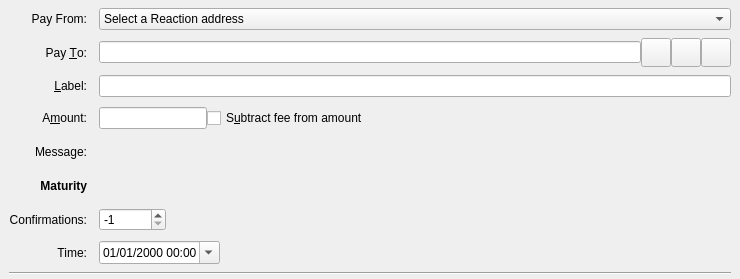
<?xml version="1.0" encoding="UTF-8"?>
<ui version="4.0">
 <class>SendFuturesEntry</class>
 <widget class="QStackedWidget" name="SendFuturesEntry">
  <property name="geometry">
   <rect>
    <x>0</x>
    <y>0</y>
    <width>740</width>
    <height>279</height>
   </rect>
  </property>
  <property name="focusPolicy">
   <enum>Qt::TabFocus</enum>
  </property>
  <property name="autoFillBackground">
   <bool>false</bool>
  </property>
  <widget class="QFrame" name="SendFutures">
   <property name="toolTip">
    <string>This is a future payment.</string>
   </property>
   <property name="frameShape">
    <enum>QFrame::NoFrame</enum>
   </property>
   <layout class="QGridLayout" name="gridLayout">
    <property name="topMargin">
     <number>8</number>
    </property>
    <property name="bottomMargin">
     <number>4</number>
    </property>
    <property name="horizontalSpacing">
     <number>12</number>
    </property>
    <property name="verticalSpacing">
     <number>8</number>
    </property>
    <item row="5" column="0">
     <widget class="QLabel" name="messageLabel">
      <property name="text">
       <string>Message:</string>
      </property>
      <property name="alignment">
       <set>Qt::AlignRight|Qt::AlignTrailing|Qt::AlignVCenter</set>
      </property>
     </widget>
    </item>
    <item row="0" column="0">
     <widget class="QLabel" name="payFromLabel">
      <property name="text">
       <string>Pay From:</string>
      </property>
      <property name="alignment">
       <set>Qt::AlignRight|Qt::AlignTrailing|Qt::AlignVCenter</set>
      </property>
     </widget>
    </item>
    <item row="3" column="1">
     <widget class="QLineEdit" name="addAsLabel">
      <property name="toolTip">
       <string>Enter a label for this address to add it to the list of used addresses</string>
      </property>
     </widget>
    </item>
    <item row="2" column="1">
     <layout class="QHBoxLayout" name="payToLayout">
      <property name="spacing">
       <number>0</number>
      </property>
      <item>
       <widget class="QValidatedLineEdit" name="payTo">
        <property name="toolTip">
         <string>The Reaction address to send the future payment to</string>
        </property>
       </widget>
      </item>
      <item>
       <widget class="QToolButton" name="addressBookButton">
        <property name="toolTip">
         <string>Choose previously used address</string>
        </property>
        <property name="text">
         <string/>
        </property>
        <property name="iconSize">
         <size>
          <width>22</width>
          <height>22</height>
         </size>
        </property>
        <property name="shortcut">
         <string>Alt+A</string>
        </property>
       </widget>
      </item>
      <item>
       <widget class="QToolButton" name="pasteButton">
        <property name="toolTip">
         <string>Paste address from clipboard</string>
        </property>
        <property name="text">
         <string/>
        </property>
        <property name="iconSize">
         <size>
          <width>22</width>
          <height>22</height>
         </size>
        </property>
        <property name="shortcut">
         <string>Alt+P</string>
        </property>
       </widget>
      </item>
      <item>
       <widget class="QToolButton" name="deleteButton">
        <property name="toolTip">
         <string>Remove this entry</string>
        </property>
        <property name="text">
         <string/>
        </property>
        <property name="iconSize">
         <size>
          <width>22</width>
          <height>22</height>
         </size>
        </property>
       </widget>
      </item>
     </layout>
    </item>
    <item row="2" column="0">
     <widget class="QLabel" name="payToLabel">
      <property name="text">
       <string>Pay &amp;To:</string>
      </property>
      <property name="alignment">
       <set>Qt::AlignRight|Qt::AlignTrailing|Qt::AlignVCenter</set>
      </property>
      <property name="buddy">
       <cstring>payTo</cstring>
      </property>
     </widget>
    </item>
    <item row="0" column="1">
     <layout class="QHBoxLayout" name="futuresControlLayout">
      <item>
       <widget class="QComboBox" name="payFrom">
        <property name="sizePolicy">
         <sizepolicy hsizetype="Expanding" vsizetype="Fixed">
          <horstretch>0</horstretch>
          <verstretch>0</verstretch>
         </sizepolicy>
        </property>
        <property name="toolTip">
         <string>The Reaction address to fund the future transaction</string>
        </property>
        <property name="currentText">
         <string>Select a Reaction address</string>
        </property>
        <property name="currentIndex">
         <number>0</number>
        </property>
        <item>
         <property name="text">
          <string>Select a Reaction address</string>
         </property>
        </item>
       </widget>
      </item>
     </layout>
    </item>
    <item row="8" column="1">
     <layout class="QHBoxLayout" name="horizontalLayout">
      <item>
       <widget class="QSpinBox" name="ftxMaturity">
        <property name="sizePolicy">
         <sizepolicy hsizetype="Maximum" vsizetype="Maximum">
          <horstretch>0</horstretch>
          <verstretch>0</verstretch>
         </sizepolicy>
        </property>
        <property name="toolTip">
         <string>Mature at number confirmations</string>
        </property>
        <property name="minimum">
         <number>-1</number>
        </property>
        <property name="maximum">
         <number>999999999</number>
        </property>
        <property name="value">
         <number>-1</number>
        </property>
       </widget>
      </item>
      <item>
       <spacer name="horizontalSpacer">
        <property name="orientation">
         <enum>Qt::Horizontal</enum>
        </property>
        <property name="sizeHint" stdset="0">
         <size>
          <width>40</width>
          <height>20</height>
         </size>
        </property>
       </spacer>
      </item>
      <item>
       <widget class="QLineEdit" name="ftxLockTimeField">
        <property name="sizePolicy">
         <sizepolicy hsizetype="Ignored" vsizetype="Ignored">
          <horstretch>0</horstretch>
          <verstretch>0</verstretch>
         </sizepolicy>
        </property>
       </widget>
      </item>
     </layout>
    </item>
    <item row="8" column="0">
     <widget class="QLabel" name="ftxMaturityLabel">
      <property name="sizePolicy">
       <sizepolicy hsizetype="Preferred" vsizetype="Preferred">
        <horstretch>0</horstretch>
        <verstretch>0</verstretch>
       </sizepolicy>
      </property>
      <property name="text">
       <string>Confirmations:</string>
      </property>
      <property name="alignment">
       <set>Qt::AlignRight|Qt::AlignTrailing|Qt::AlignVCenter</set>
      </property>
      <property name="margin">
       <number>0</number>
      </property>
     </widget>
    </item>
    <item row="11" column="0" colspan="2">
     <widget class="Line" name="line">
      <property name="orientation">
       <enum>Qt::Horizontal</enum>
      </property>
     </widget>
    </item>
    <item row="4" column="0">
     <widget class="QLabel" name="amountLabel">
      <property name="text">
       <string>A&amp;mount:</string>
      </property>
      <property name="alignment">
       <set>Qt::AlignRight|Qt::AlignTrailing|Qt::AlignVCenter</set>
      </property>
      <property name="buddy">
       <cstring>payAmount</cstring>
      </property>
     </widget>
    </item>
    <item row="7" column="0">
     <widget class="QLabel" name="maturityLabel">
      <property name="font">
       <font>
        <weight>75</weight>
        <bold>true</bold>
       </font>
      </property>
      <property name="text">
       <string>Maturity</string>
      </property>
      <property name="alignment">
       <set>Qt::AlignRight|Qt::AlignTrailing|Qt::AlignVCenter</set>
      </property>
     </widget>
    </item>
    <item row="3" column="0">
     <widget class="QLabel" name="labellLabel">
      <property name="text">
       <string>&amp;Label:</string>
      </property>
      <property name="alignment">
       <set>Qt::AlignRight|Qt::AlignTrailing|Qt::AlignVCenter</set>
      </property>
      <property name="buddy">
       <cstring>addAsLabel</cstring>
      </property>
     </widget>
    </item>
    <item row="5" column="1">
     <widget class="QLabel" name="messageTextLabel">
      <property name="toolTip">
       <string>A message that was attached to the reaction: URI which will be stored with the transaction for your reference. Note: This message will not be sent over the Reaction network.</string>
      </property>
      <property name="textFormat">
       <enum>Qt::PlainText</enum>
      </property>
     </widget>
    </item>
    <item row="9" column="1">
     <widget class="QDateTimeEdit" name="ftxLockTime">
      <property name="sizePolicy">
       <sizepolicy hsizetype="Maximum" vsizetype="Maximum">
        <horstretch>0</horstretch>
        <verstretch>0</verstretch>
       </sizepolicy>
      </property>
      <property name="toolTip">
       <string>Mature at date/time.</string>
      </property>
      <property name="currentSection">
       <enum>QDateTimeEdit::MonthSection</enum>
      </property>
      <property name="displayFormat">
       <string>MM/dd/yyyy hh:mm</string>
      </property>
      <property name="calendarPopup">
       <bool>true</bool>
      </property>
     </widget>
    </item>
    <item row="9" column="0">
     <widget class="QLabel" name="ftxLockTimeLabel">
      <property name="sizePolicy">
       <sizepolicy hsizetype="Preferred" vsizetype="Preferred">
        <horstretch>0</horstretch>
        <verstretch>0</verstretch>
       </sizepolicy>
      </property>
      <property name="text">
       <string>Time:</string>
      </property>
      <property name="alignment">
       <set>Qt::AlignRight|Qt::AlignTrailing|Qt::AlignVCenter</set>
      </property>
      <property name="margin">
       <number>0</number>
      </property>
      <property name="indent">
       <number>-1</number>
      </property>
     </widget>
    </item>
    <item row="4" column="1">
     <layout class="QHBoxLayout" name="horizontalLayoutAmount" stretch="0,1">
      <item>
       <widget class="BitcoinAmountField" name="payAmount"/>
      </item>
      <item>
       <widget class="QCheckBox" name="checkboxSubtractFeeFromAmount">
        <property name="sizePolicy">
         <sizepolicy hsizetype="Ignored" vsizetype="Ignored">
          <horstretch>0</horstretch>
          <verstretch>0</verstretch>
         </sizepolicy>
        </property>
        <property name="toolTip">
         <string>The fee will be deducted from the amount being sent. The recipient will receive a lower amount of Reaction than you enter in the amount field. If multiple recipients are selected, the fee is split equally.</string>
        </property>
        <property name="text">
         <string>S&amp;ubtract fee from amount</string>
        </property>
       </widget>
      </item>
     </layout>
    </item>
   </layout>
  </widget>
  <widget class="QFrame" name="SendCoins_UnauthenticatedPaymentRequest">
   <property name="palette">
    <palette>
     <active>
      <colorrole role="WindowText">
       <brush brushstyle="SolidPattern">
        <color alpha="255">
         <red>0</red>
         <green>0</green>
         <blue>0</blue>
        </color>
       </brush>
      </colorrole>
      <colorrole role="Button">
       <brush brushstyle="SolidPattern">
        <color alpha="255">
         <red>255</red>
         <green>255</green>
         <blue>127</blue>
        </color>
       </brush>
      </colorrole>
      <colorrole role="Light">
       <brush brushstyle="SolidPattern">
        <color alpha="255">
         <red>255</red>
         <green>255</green>
         <blue>255</blue>
        </color>
       </brush>
      </colorrole>
      <colorrole role="Midlight">
       <brush brushstyle="SolidPattern">
        <color alpha="255">
         <red>255</red>
         <green>255</green>
         <blue>191</blue>
        </color>
       </brush>
      </colorrole>
      <colorrole role="Dark">
       <brush brushstyle="SolidPattern">
        <color alpha="255">
         <red>127</red>
         <green>127</green>
         <blue>63</blue>
        </color>
       </brush>
      </colorrole>
      <colorrole role="Mid">
       <brush brushstyle="SolidPattern">
        <color alpha="255">
         <red>170</red>
         <green>170</green>
         <blue>84</blue>
        </color>
       </brush>
      </colorrole>
      <colorrole role="Text">
       <brush brushstyle="SolidPattern">
        <color alpha="255">
         <red>0</red>
         <green>0</green>
         <blue>0</blue>
        </color>
       </brush>
      </colorrole>
      <colorrole role="BrightText">
       <brush brushstyle="SolidPattern">
        <color alpha="255">
         <red>255</red>
         <green>255</green>
         <blue>255</blue>
        </color>
       </brush>
      </colorrole>
      <colorrole role="ButtonText">
       <brush brushstyle="SolidPattern">
        <color alpha="255">
         <red>0</red>
         <green>0</green>
         <blue>0</blue>
        </color>
       </brush>
      </colorrole>
      <colorrole role="Base">
       <brush brushstyle="SolidPattern">
        <color alpha="255">
         <red>255</red>
         <green>255</green>
         <blue>255</blue>
        </color>
       </brush>
      </colorrole>
      <colorrole role="Window">
       <brush brushstyle="SolidPattern">
        <color alpha="255">
         <red>255</red>
         <green>255</green>
         <blue>127</blue>
        </color>
       </brush>
      </colorrole>
      <colorrole role="Shadow">
       <brush brushstyle="SolidPattern">
        <color alpha="255">
         <red>0</red>
         <green>0</green>
         <blue>0</blue>
        </color>
       </brush>
      </colorrole>
      <colorrole role="AlternateBase">
       <brush brushstyle="SolidPattern">
        <color alpha="255">
         <red>255</red>
         <green>255</green>
         <blue>191</blue>
        </color>
       </brush>
      </colorrole>
      <colorrole role="ToolTipBase">
       <brush brushstyle="SolidPattern">
        <color alpha="255">
         <red>255</red>
         <green>255</green>
         <blue>220</blue>
        </color>
       </brush>
      </colorrole>
      <colorrole role="ToolTipText">
       <brush brushstyle="SolidPattern">
        <color alpha="255">
         <red>0</red>
         <green>0</green>
         <blue>0</blue>
        </color>
       </brush>
      </colorrole>
     </active>
     <inactive>
      <colorrole role="WindowText">
       <brush brushstyle="SolidPattern">
        <color alpha="255">
         <red>0</red>
         <green>0</green>
         <blue>0</blue>
        </color>
       </brush>
      </colorrole>
      <colorrole role="Button">
       <brush brushstyle="SolidPattern">
        <color alpha="255">
         <red>255</red>
         <green>255</green>
         <blue>127</blue>
        </color>
       </brush>
      </colorrole>
      <colorrole role="Light">
       <brush brushstyle="SolidPattern">
        <color alpha="255">
         <red>255</red>
         <green>255</green>
         <blue>255</blue>
        </color>
       </brush>
      </colorrole>
      <colorrole role="Midlight">
       <brush brushstyle="SolidPattern">
        <color alpha="255">
         <red>255</red>
         <green>255</green>
         <blue>191</blue>
        </color>
       </brush>
      </colorrole>
      <colorrole role="Dark">
       <brush brushstyle="SolidPattern">
        <color alpha="255">
         <red>127</red>
         <green>127</green>
         <blue>63</blue>
        </color>
       </brush>
      </colorrole>
      <colorrole role="Mid">
       <brush brushstyle="SolidPattern">
        <color alpha="255">
         <red>170</red>
         <green>170</green>
         <blue>84</blue>
        </color>
       </brush>
      </colorrole>
      <colorrole role="Text">
       <brush brushstyle="SolidPattern">
        <color alpha="255">
         <red>0</red>
         <green>0</green>
         <blue>0</blue>
        </color>
       </brush>
      </colorrole>
      <colorrole role="BrightText">
       <brush brushstyle="SolidPattern">
        <color alpha="255">
         <red>255</red>
         <green>255</green>
         <blue>255</blue>
        </color>
       </brush>
      </colorrole>
      <colorrole role="ButtonText">
       <brush brushstyle="SolidPattern">
        <color alpha="255">
         <red>0</red>
         <green>0</green>
         <blue>0</blue>
        </color>
       </brush>
      </colorrole>
      <colorrole role="Base">
       <brush brushstyle="SolidPattern">
        <color alpha="255">
         <red>255</red>
         <green>255</green>
         <blue>255</blue>
        </color>
       </brush>
      </colorrole>
      <colorrole role="Window">
       <brush brushstyle="SolidPattern">
        <color alpha="255">
         <red>255</red>
         <green>255</green>
         <blue>127</blue>
        </color>
       </brush>
      </colorrole>
      <colorrole role="Shadow">
       <brush brushstyle="SolidPattern">
        <color alpha="255">
         <red>0</red>
         <green>0</green>
         <blue>0</blue>
        </color>
       </brush>
      </colorrole>
      <colorrole role="AlternateBase">
       <brush brushstyle="SolidPattern">
        <color alpha="255">
         <red>255</red>
         <green>255</green>
         <blue>191</blue>
        </color>
       </brush>
      </colorrole>
      <colorrole role="ToolTipBase">
       <brush brushstyle="SolidPattern">
        <color alpha="255">
         <red>255</red>
         <green>255</green>
         <blue>220</blue>
        </color>
       </brush>
      </colorrole>
      <colorrole role="ToolTipText">
       <brush brushstyle="SolidPattern">
        <color alpha="255">
         <red>0</red>
         <green>0</green>
         <blue>0</blue>
        </color>
       </brush>
      </colorrole>
     </inactive>
     <disabled>
      <colorrole role="WindowText">
       <brush brushstyle="SolidPattern">
        <color alpha="255">
         <red>127</red>
         <green>127</green>
         <blue>63</blue>
        </color>
       </brush>
      </colorrole>
      <colorrole role="Button">
       <brush brushstyle="SolidPattern">
        <color alpha="255">
         <red>255</red>
         <green>255</green>
         <blue>127</blue>
        </color>
       </brush>
      </colorrole>
      <colorrole role="Light">
       <brush brushstyle="SolidPattern">
        <color alpha="255">
         <red>255</red>
         <green>255</green>
         <blue>255</blue>
        </color>
       </brush>
      </colorrole>
      <colorrole role="Midlight">
       <brush brushstyle="SolidPattern">
        <color alpha="255">
         <red>255</red>
         <green>255</green>
         <blue>191</blue>
        </color>
       </brush>
      </colorrole>
      <colorrole role="Dark">
       <brush brushstyle="SolidPattern">
        <color alpha="255">
         <red>127</red>
         <green>127</green>
         <blue>63</blue>
        </color>
       </brush>
      </colorrole>
      <colorrole role="Mid">
       <brush brushstyle="SolidPattern">
        <color alpha="255">
         <red>170</red>
         <green>170</green>
         <blue>84</blue>
        </color>
       </brush>
      </colorrole>
      <colorrole role="Text">
       <brush brushstyle="SolidPattern">
        <color alpha="255">
         <red>127</red>
         <green>127</green>
         <blue>63</blue>
        </color>
       </brush>
      </colorrole>
      <colorrole role="BrightText">
       <brush brushstyle="SolidPattern">
        <color alpha="255">
         <red>255</red>
         <green>255</green>
         <blue>255</blue>
        </color>
       </brush>
      </colorrole>
      <colorrole role="ButtonText">
       <brush brushstyle="SolidPattern">
        <color alpha="255">
         <red>127</red>
         <green>127</green>
         <blue>63</blue>
        </color>
       </brush>
      </colorrole>
      <colorrole role="Base">
       <brush brushstyle="SolidPattern">
        <color alpha="255">
         <red>255</red>
         <green>255</green>
         <blue>127</blue>
        </color>
       </brush>
      </colorrole>
      <colorrole role="Window">
       <brush brushstyle="SolidPattern">
        <color alpha="255">
         <red>255</red>
         <green>255</green>
         <blue>127</blue>
        </color>
       </brush>
      </colorrole>
      <colorrole role="Shadow">
       <brush brushstyle="SolidPattern">
        <color alpha="255">
         <red>0</red>
         <green>0</green>
         <blue>0</blue>
        </color>
       </brush>
      </colorrole>
      <colorrole role="AlternateBase">
       <brush brushstyle="SolidPattern">
        <color alpha="255">
         <red>255</red>
         <green>255</green>
         <blue>127</blue>
        </color>
       </brush>
      </colorrole>
      <colorrole role="ToolTipBase">
       <brush brushstyle="SolidPattern">
        <color alpha="255">
         <red>255</red>
         <green>255</green>
         <blue>220</blue>
        </color>
       </brush>
      </colorrole>
      <colorrole role="ToolTipText">
       <brush brushstyle="SolidPattern">
        <color alpha="255">
         <red>0</red>
         <green>0</green>
         <blue>0</blue>
        </color>
       </brush>
      </colorrole>
     </disabled>
    </palette>
   </property>
   <property name="toolTip">
    <string>This is an unauthenticated payment request.</string>
   </property>
   <property name="autoFillBackground">
    <bool>true</bool>
   </property>
   <property name="frameShape">
    <enum>QFrame::NoFrame</enum>
   </property>
   <layout class="QGridLayout" name="gridLayout_is">
    <property name="spacing">
     <number>12</number>
    </property>
    <item row="0" column="0">
     <widget class="QLabel" name="payToLabel_is">
      <property name="text">
       <string>Pay To:</string>
      </property>
      <property name="alignment">
       <set>Qt::AlignRight|Qt::AlignTrailing|Qt::AlignVCenter</set>
      </property>
     </widget>
    </item>
    <item row="0" column="1">
     <layout class="QHBoxLayout" name="payToLayout_is">
      <property name="spacing">
       <number>0</number>
      </property>
      <item>
       <widget class="QLabel" name="payTo_is"/>
      </item>
      <item>
       <widget class="QToolButton" name="deleteButton_is">
        <property name="toolTip">
         <string>Remove this entry</string>
        </property>
        <property name="text">
         <string/>
        </property>
       </widget>
      </item>
     </layout>
    </item>
    <item row="1" column="0">
     <widget class="QLabel" name="memoLabel_is">
      <property name="text">
       <string>Memo:</string>
      </property>
      <property name="alignment">
       <set>Qt::AlignRight|Qt::AlignTrailing|Qt::AlignVCenter</set>
      </property>
     </widget>
    </item>
    <item row="1" column="1">
     <widget class="QLabel" name="memoTextLabel_is">
      <property name="textFormat">
       <enum>Qt::PlainText</enum>
      </property>
     </widget>
    </item>
    <item row="2" column="0">
     <widget class="QLabel" name="amountLabel_is">
      <property name="text">
       <string>A&amp;mount:</string>
      </property>
      <property name="alignment">
       <set>Qt::AlignRight|Qt::AlignTrailing|Qt::AlignVCenter</set>
      </property>
      <property name="buddy">
       <cstring>payAmount_is</cstring>
      </property>
     </widget>
    </item>
    <item row="2" column="1">
     <widget class="BitcoinAmountField" name="payAmount_is">
      <property name="acceptDrops">
       <bool>false</bool>
      </property>
     </widget>
    </item>
   </layout>
  </widget>
  <widget class="QFrame" name="SendCoins_AuthenticatedPaymentRequest">
   <property name="palette">
    <palette>
     <active>
      <colorrole role="WindowText">
       <brush brushstyle="SolidPattern">
        <color alpha="255">
         <red>0</red>
         <green>0</green>
         <blue>0</blue>
        </color>
       </brush>
      </colorrole>
      <colorrole role="Button">
       <brush brushstyle="SolidPattern">
        <color alpha="255">
         <red>140</red>
         <green>232</green>
         <blue>119</blue>
        </color>
       </brush>
      </colorrole>
      <colorrole role="Light">
       <brush brushstyle="SolidPattern">
        <color alpha="255">
         <red>230</red>
         <green>255</green>
         <blue>224</blue>
        </color>
       </brush>
      </colorrole>
      <colorrole role="Midlight">
       <brush brushstyle="SolidPattern">
        <color alpha="255">
         <red>185</red>
         <green>243</green>
         <blue>171</blue>
        </color>
       </brush>
      </colorrole>
      <colorrole role="Dark">
       <brush brushstyle="SolidPattern">
        <color alpha="255">
         <red>70</red>
         <green>116</green>
         <blue>59</blue>
        </color>
       </brush>
      </colorrole>
      <colorrole role="Mid">
       <brush brushstyle="SolidPattern">
        <color alpha="255">
         <red>93</red>
         <green>155</green>
         <blue>79</blue>
        </color>
       </brush>
      </colorrole>
      <colorrole role="Text">
       <brush brushstyle="SolidPattern">
        <color alpha="255">
         <red>0</red>
         <green>0</green>
         <blue>0</blue>
        </color>
       </brush>
      </colorrole>
      <colorrole role="BrightText">
       <brush brushstyle="SolidPattern">
        <color alpha="255">
         <red>155</red>
         <green>255</green>
         <blue>147</blue>
        </color>
       </brush>
      </colorrole>
      <colorrole role="ButtonText">
       <brush brushstyle="SolidPattern">
        <color alpha="255">
         <red>0</red>
         <green>0</green>
         <blue>0</blue>
        </color>
       </brush>
      </colorrole>
      <colorrole role="Base">
       <brush brushstyle="SolidPattern">
        <color alpha="255">
         <red>119</red>
         <green>255</green>
         <blue>233</blue>
        </color>
       </brush>
      </colorrole>
      <colorrole role="Window">
       <brush brushstyle="SolidPattern">
        <color alpha="255">
         <red>140</red>
         <green>232</green>
         <blue>119</blue>
        </color>
       </brush>
      </colorrole>
      <colorrole role="Shadow">
       <brush brushstyle="SolidPattern">
        <color alpha="255">
         <red>0</red>
         <green>0</green>
         <blue>0</blue>
        </color>
       </brush>
      </colorrole>
      <colorrole role="AlternateBase">
       <brush brushstyle="SolidPattern">
        <color alpha="255">
         <red>197</red>
         <green>243</green>
         <blue>187</blue>
        </color>
       </brush>
      </colorrole>
      <colorrole role="NoRole">
       <brush brushstyle="SolidPattern">
        <color alpha="255">
         <red>125</red>
         <green>194</green>
         <blue>122</blue>
        </color>
       </brush>
      </colorrole>
      <colorrole role="ToolTipBase">
       <brush brushstyle="SolidPattern">
        <color alpha="255">
         <red>255</red>
         <green>255</green>
         <blue>220</blue>
        </color>
       </brush>
      </colorrole>
      <colorrole role="ToolTipText">
       <brush brushstyle="SolidPattern">
        <color alpha="255">
         <red>0</red>
         <green>0</green>
         <blue>0</blue>
        </color>
       </brush>
      </colorrole>
     </active>
     <inactive>
      <colorrole role="WindowText">
       <brush brushstyle="SolidPattern">
        <color alpha="255">
         <red>0</red>
         <green>0</green>
         <blue>0</blue>
        </color>
       </brush>
      </colorrole>
      <colorrole role="Button">
       <brush brushstyle="SolidPattern">
        <color alpha="255">
         <red>140</red>
         <green>232</green>
         <blue>119</blue>
        </color>
       </brush>
      </colorrole>
      <colorrole role="Light">
       <brush brushstyle="SolidPattern">
        <color alpha="255">
         <red>230</red>
         <green>255</green>
         <blue>224</blue>
        </color>
       </brush>
      </colorrole>
      <colorrole role="Midlight">
       <brush brushstyle="SolidPattern">
        <color alpha="255">
         <red>185</red>
         <green>243</green>
         <blue>171</blue>
        </color>
       </brush>
      </colorrole>
      <colorrole role="Dark">
       <brush brushstyle="SolidPattern">
        <color alpha="255">
         <red>70</red>
         <green>116</green>
         <blue>59</blue>
        </color>
       </brush>
      </colorrole>
      <colorrole role="Mid">
       <brush brushstyle="SolidPattern">
        <color alpha="255">
         <red>93</red>
         <green>155</green>
         <blue>79</blue>
        </color>
       </brush>
      </colorrole>
      <colorrole role="Text">
       <brush brushstyle="SolidPattern">
        <color alpha="255">
         <red>0</red>
         <green>0</green>
         <blue>0</blue>
        </color>
       </brush>
      </colorrole>
      <colorrole role="BrightText">
       <brush brushstyle="SolidPattern">
        <color alpha="255">
         <red>155</red>
         <green>255</green>
         <blue>147</blue>
        </color>
       </brush>
      </colorrole>
      <colorrole role="ButtonText">
       <brush brushstyle="SolidPattern">
        <color alpha="255">
         <red>0</red>
         <green>0</green>
         <blue>0</blue>
        </color>
       </brush>
      </colorrole>
      <colorrole role="Base">
       <brush brushstyle="SolidPattern">
        <color alpha="255">
         <red>119</red>
         <green>255</green>
         <blue>233</blue>
        </color>
       </brush>
      </colorrole>
      <colorrole role="Window">
       <brush brushstyle="SolidPattern">
        <color alpha="255">
         <red>140</red>
         <green>232</green>
         <blue>119</blue>
        </color>
       </brush>
      </colorrole>
      <colorrole role="Shadow">
       <brush brushstyle="SolidPattern">
        <color alpha="255">
         <red>0</red>
         <green>0</green>
         <blue>0</blue>
        </color>
       </brush>
      </colorrole>
      <colorrole role="AlternateBase">
       <brush brushstyle="SolidPattern">
        <color alpha="255">
         <red>197</red>
         <green>243</green>
         <blue>187</blue>
        </color>
       </brush>
      </colorrole>
      <colorrole role="NoRole">
       <brush brushstyle="SolidPattern">
        <color alpha="255">
         <red>125</red>
         <green>194</green>
         <blue>122</blue>
        </color>
       </brush>
      </colorrole>
      <colorrole role="ToolTipBase">
       <brush brushstyle="SolidPattern">
        <color alpha="255">
         <red>255</red>
         <green>255</green>
         <blue>220</blue>
        </color>
       </brush>
      </colorrole>
      <colorrole role="ToolTipText">
       <brush brushstyle="SolidPattern">
        <color alpha="255">
         <red>0</red>
         <green>0</green>
         <blue>0</blue>
        </color>
       </brush>
      </colorrole>
     </inactive>
     <disabled>
      <colorrole role="WindowText">
       <brush brushstyle="SolidPattern">
        <color alpha="255">
         <red>70</red>
         <green>116</green>
         <blue>59</blue>
        </color>
       </brush>
      </colorrole>
      <colorrole role="Button">
       <brush brushstyle="SolidPattern">
        <color alpha="255">
         <red>140</red>
         <green>232</green>
         <blue>119</blue>
        </color>
       </brush>
      </colorrole>
      <colorrole role="Light">
       <brush brushstyle="SolidPattern">
        <color alpha="255">
         <red>230</red>
         <green>255</green>
         <blue>224</blue>
        </color>
       </brush>
      </colorrole>
      <colorrole role="Midlight">
       <brush brushstyle="SolidPattern">
        <color alpha="255">
         <red>185</red>
         <green>243</green>
         <blue>171</blue>
        </color>
       </brush>
      </colorrole>
      <colorrole role="Dark">
       <brush brushstyle="SolidPattern">
        <color alpha="255">
         <red>70</red>
         <green>116</green>
         <blue>59</blue>
        </color>
       </brush>
      </colorrole>
      <colorrole role="Mid">
       <brush brushstyle="SolidPattern">
        <color alpha="255">
         <red>93</red>
         <green>155</green>
         <blue>79</blue>
        </color>
       </brush>
      </colorrole>
      <colorrole role="Text">
       <brush brushstyle="SolidPattern">
        <color alpha="255">
         <red>70</red>
         <green>116</green>
         <blue>59</blue>
        </color>
       </brush>
      </colorrole>
      <colorrole role="BrightText">
       <brush brushstyle="SolidPattern">
        <color alpha="255">
         <red>155</red>
         <green>255</green>
         <blue>147</blue>
        </color>
       </brush>
      </colorrole>
      <colorrole role="ButtonText">
       <brush brushstyle="SolidPattern">
        <color alpha="255">
         <red>70</red>
         <green>116</green>
         <blue>59</blue>
        </color>
       </brush>
      </colorrole>
      <colorrole role="Base">
       <brush brushstyle="SolidPattern">
        <color alpha="255">
         <red>140</red>
         <green>232</green>
         <blue>119</blue>
        </color>
       </brush>
      </colorrole>
      <colorrole role="Window">
       <brush brushstyle="SolidPattern">
        <color alpha="255">
         <red>140</red>
         <green>232</green>
         <blue>119</blue>
        </color>
       </brush>
      </colorrole>
      <colorrole role="Shadow">
       <brush brushstyle="SolidPattern">
        <color alpha="255">
         <red>0</red>
         <green>0</green>
         <blue>0</blue>
        </color>
       </brush>
      </colorrole>
      <colorrole role="AlternateBase">
       <brush brushstyle="SolidPattern">
        <color alpha="255">
         <red>140</red>
         <green>232</green>
         <blue>119</blue>
        </color>
       </brush>
      </colorrole>
      <colorrole role="NoRole">
       <brush brushstyle="SolidPattern">
        <color alpha="255">
         <red>125</red>
         <green>194</green>
         <blue>122</blue>
        </color>
       </brush>
      </colorrole>
      <colorrole role="ToolTipBase">
       <brush brushstyle="SolidPattern">
        <color alpha="255">
         <red>255</red>
         <green>255</green>
         <blue>220</blue>
        </color>
       </brush>
      </colorrole>
      <colorrole role="ToolTipText">
       <brush brushstyle="SolidPattern">
        <color alpha="255">
         <red>0</red>
         <green>0</green>
         <blue>0</blue>
        </color>
       </brush>
      </colorrole>
     </disabled>
    </palette>
   </property>
   <property name="toolTip">
    <string>This is an authenticated payment request.</string>
   </property>
   <property name="autoFillBackground">
    <bool>true</bool>
   </property>
   <property name="frameShape">
    <enum>QFrame::NoFrame</enum>
   </property>
   <layout class="QGridLayout" name="gridLayout_s">
    <property name="spacing">
     <number>12</number>
    </property>
    <item row="0" column="0">
     <widget class="QLabel" name="payToLabel_s">
      <property name="text">
       <string>Pay To:</string>
      </property>
      <property name="alignment">
       <set>Qt::AlignRight|Qt::AlignTrailing|Qt::AlignVCenter</set>
      </property>
     </widget>
    </item>
    <item row="0" column="1">
     <layout class="QHBoxLayout" name="payToLayout_s">
      <property name="spacing">
       <number>0</number>
      </property>
      <item>
       <widget class="QLabel" name="payTo_s">
        <property name="textFormat">
         <enum>Qt::PlainText</enum>
        </property>
       </widget>
      </item>
      <item>
       <widget class="QToolButton" name="deleteButton_s">
        <property name="toolTip">
         <string>Remove this entry</string>
        </property>
        <property name="text">
         <string/>
        </property>
       </widget>
      </item>
     </layout>
    </item>
    <item row="1" column="0">
     <widget class="QLabel" name="memoLabel_s">
      <property name="text">
       <string>Memo:</string>
      </property>
      <property name="alignment">
       <set>Qt::AlignRight|Qt::AlignTrailing|Qt::AlignVCenter</set>
      </property>
     </widget>
    </item>
    <item row="1" column="1">
     <widget class="QLabel" name="memoTextLabel_s">
      <property name="textFormat">
       <enum>Qt::PlainText</enum>
      </property>
     </widget>
    </item>
    <item row="2" column="0">
     <widget class="QLabel" name="amountLabel_s">
      <property name="text">
       <string>A&amp;mount:</string>
      </property>
      <property name="alignment">
       <set>Qt::AlignRight|Qt::AlignTrailing|Qt::AlignVCenter</set>
      </property>
      <property name="buddy">
       <cstring>payAmount_s</cstring>
      </property>
     </widget>
    </item>
    <item row="2" column="1">
     <widget class="BitcoinAmountField" name="payAmount_s">
      <property name="acceptDrops">
       <bool>false</bool>
      </property>
     </widget>
    </item>
   </layout>
  </widget>
 </widget>
 <customwidgets>
  <customwidget>
   <class>QValidatedLineEdit</class>
   <extends>QLineEdit</extends>
   <header>qt/qvalidatedlineedit.h</header>
  </customwidget>
  <customwidget>
   <class>BitcoinAmountField</class>
   <extends>QLineEdit</extends>
   <header>qt/bitcoinamountfield.h</header>
   <container>1</container>
  </customwidget>
 </customwidgets>
 <tabstops>
  <tabstop>payTo</tabstop>
  <tabstop>addressBookButton</tabstop>
  <tabstop>pasteButton</tabstop>
  <tabstop>deleteButton</tabstop>
  <tabstop>addAsLabel</tabstop>
  <tabstop>payAmount</tabstop>
  <tabstop>payAmount_is</tabstop>
  <tabstop>deleteButton_is</tabstop>
  <tabstop>payAmount_s</tabstop>
  <tabstop>deleteButton_s</tabstop>
 </tabstops>
 <resources>
  <include location="../reaction.qrc"/>
 </resources>
 <connections/>
</ui>
